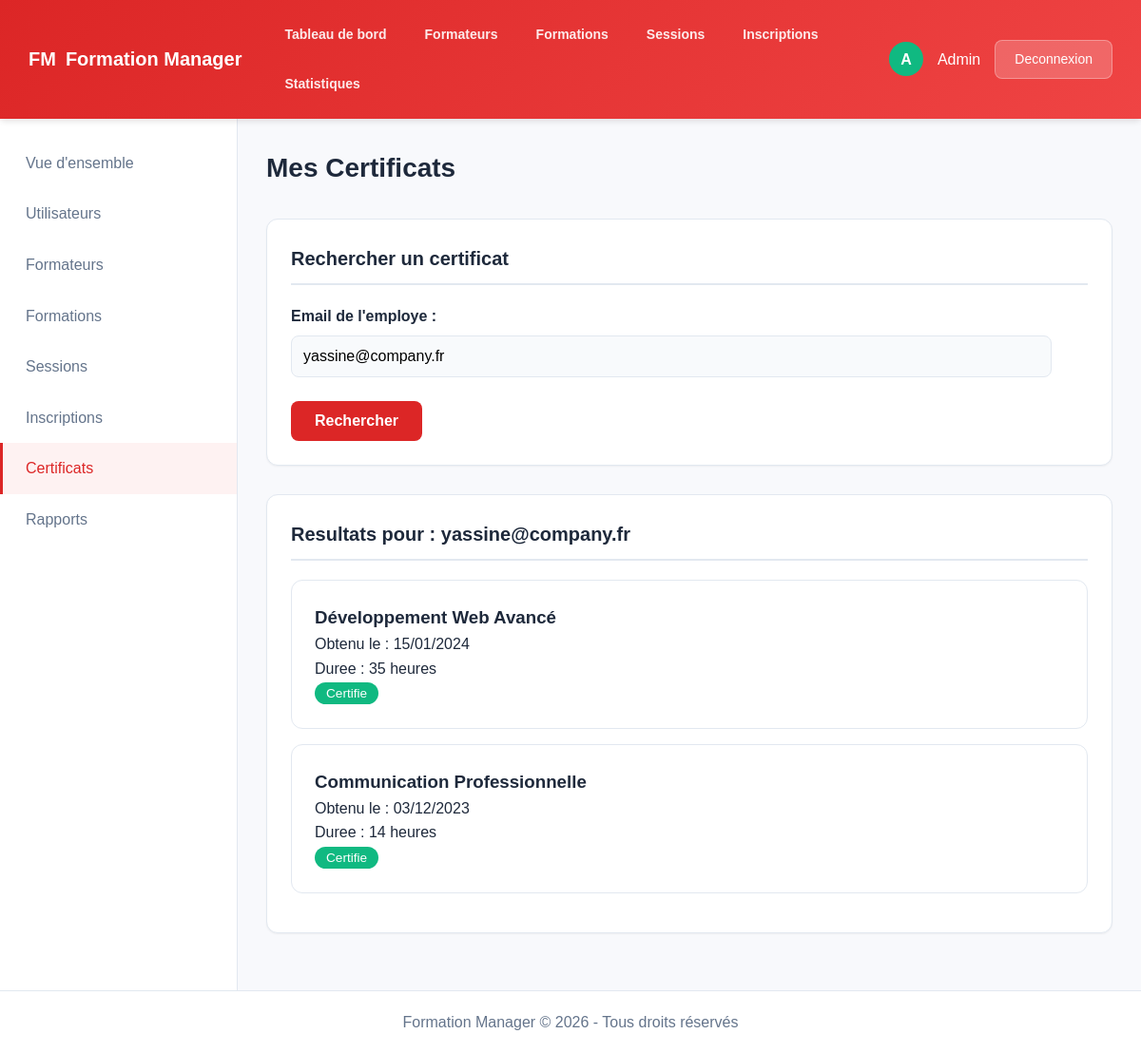
Page /certificats.php?email_recherche=yassine@company.fr (signed in) on the committed database.
### tables this page shows
create table if not exists inscriptions (
    id int auto_increment primary key,
    session_id int,
    nom_employe varchar(255) not null,
    prenom_employe varchar(255) not null,
    email_employe varchar(255) not null,
    service varchar(100),
    statut varchar(20) default 'confirmee',
    foreign key (session_id) references sessions(id)
);

create table if not exists formations (
    id int auto_increment primary key,
    nom varchar(255) not null,
    duree int not null,
    description text
);

create table if not exists sessions (
    id int auto_increment primary key,
    formation_id int,
    formateur_id int,
    date_debut date,
    date_fin date,
    foreign key (formation_id) references formations(id),
    foreign key (formateur_id) references formateurs(id)
);

### permissions.php (called while the page is built, shortened)
<?php
function hasAnyRole($roles)
{
    return isset($_SESSION['role']) && in_array($_SESSION['role'], $roles);
}
?>

### certificats.php (the view, shortened to what this page needs)
<?php
include 'connexion.php';
require_once 'permissions.php';
$is_rh_admin = hasAnyRole(['admin', 'rh']);
$is_employe = hasRole('employe');
if ($is_employe) {
    $email_recherche = $_SESSION['username'] . '@company.fr';
} elseif (isset($_GET['email_recherche'])) {
    $email_recherche = $_GET['email_recherche'];
} else {
    $email_recherche = null;
}
?>
<!DOCTYPE html>
<html lang="fr">
<head>
    <link rel="stylesheet" href="style.css">
</head>
<body>
<?php include 'header.php'; ?>
<div class="page-header">
    <h1 class="page-title">Mes Certificats</h1>
</div>
<?php if ($is_rh_admin): ?>
<div class="section">
    <h2 class="section-header">Rechercher un certificat</h2>
    <form method="GET" action="certificats.php">
        <label>Email de l'employe :</label>
        <input type="email" name="email_recherche" required value="<?php echo htmlspecialchars($email_recherche ?? ''); ?>">
        <button type="submit">Rechercher</button>
    </form>
</div>
<?php endif; ?>
<?php if ($email_recherche): ?>
<div class="section">
    <h2 class="section-header">Resultats pour : <?php echo htmlspecialchars($email_recherche); ?></h2>
    <?php
    $email = mysqli_real_escape_string($connexion, $email_recherche);
    $sql = "SELECT i.*, f.nom as formation_nom, f.duree, s.date_fin
            FROM inscriptions i
            JOIN sessions s ON i.session_id = s.id
            JOIN formations f ON s.formation_id = f.id
            WHERE i.email_employe = '$email' AND s.date_fin < CURDATE()";
    $res = mysqli_query($connexion, $sql);
    if (mysqli_num_rows($res) > 0) {
        while ($row = mysqli_fetch_assoc($res)) {
            echo '<div class="certificate-card">';
            echo '<h3>' . htmlspecialchars($row['formation_nom']) . '</h3>';
            echo '<p>Obtenu le : ' . date('d/m/Y', strtotime($row['date_fin'])) . '</p>';
            echo '<p>Duree : ' . $row['duree'] . ' heures</p>';
            echo '<span class="cert-badge">Certifie</span>';
            echo '</div>';
        }
    } else {
        echo "<p>Aucun certificat trouve.</p>";
    }
    ?>
</div>
<?php endif; ?>
<?php include 'footer.php'; ?>
</body>
</html>

### style.css (style rules this page uses)
:root { --primary: #dc2626; --primary-dark: #b91c1c; --primary-light: #fef2f2; --secondary: #10b981; --secondary-dark: #059669; --text-main: #1e293b; --text-muted: #64748b; --text-light: #ffffff; --bg-body: #f8f9fc; --bg-surface: #ffffff; --bg-sidebar: #2d3748; --border: #e2e8f0; --radius-sm: 4px; --radius-md: 8px; --radius-lg: 12px; --shadow-sm: 0 1px 2px 0 rgb(0 0 0 / 0.05); --shadow-md: 0 4px 6px -1px rgb(0 0 0 / 0.1); --shadow-lg: 0 10px 15px -3px rgb(0 0 0 / 0.1); --font-main: Arial, Helvetica, sans-serif; }
* { margin: 0; padding: 0; box-sizing: border-box; }
body { font-family: var(--font-main); background-color: var(--bg-body); color: var(--text-main); line-height: 1.6; display: flex; flex-direction: column; min-height: 100vh; }
.page-header { margin-bottom: 30px; }
.page-title { font-size: 28px; font-weight: bold; color: var(--text-main); display: flex; align-items: center; gap: 12px; }
.section { background: white; border-radius: var(--radius-lg); border: 1px solid var(--border); box-shadow: var(--shadow-sm); padding: 25px; margin-bottom: 30px; }
.section-header { font-size: 20px; font-weight: bold; margin-bottom: 20px; padding-bottom: 10px; border-bottom: 2px solid var(--border); }
form { max-width: 800px; }
label { display: block; margin-top: 20px; margin-bottom: 8px; font-weight: bold; color: var(--text-main); }
input, select, textarea { width: 100%; padding: 12px; border: 1px solid var(--border); border-radius: var(--radius-md); font-size: 16px; background-color: #f8fafc; font-family: inherit; }
button { margin-top: 25px; padding: 12px 25px; background-color: var(--primary); color: white; border: none; border-radius: var(--radius-md); cursor: pointer; font-size: 16px; font-weight: bold; }

### certificats.php (style rules this page uses)
.certificate-card { background: white; border: 1px solid var(--border); border-radius: var(--radius-lg); padding: 1.5rem; margin-bottom: 1rem; }
.cert-badge { background: #10b981; color: white; padding: 0.25rem 0.75rem; border-radius: 1rem; font-size: 0.85rem; }

### rows in the picture
inscriptions: formations.nom "Développement Web Avancé", session.date_fin "15/01/2024", formations.duree "35"
inscriptions: formations.nom "Communication Professionnelle", session.date_fin "03/12/2023", formations.duree "14"

### other values in the picture
substr($_SESSION['nom'] ?? 'U', 0, 1) "A"
$_SESSION['nom'] "Admin"
$email_recherche "yassine@company.fr"
